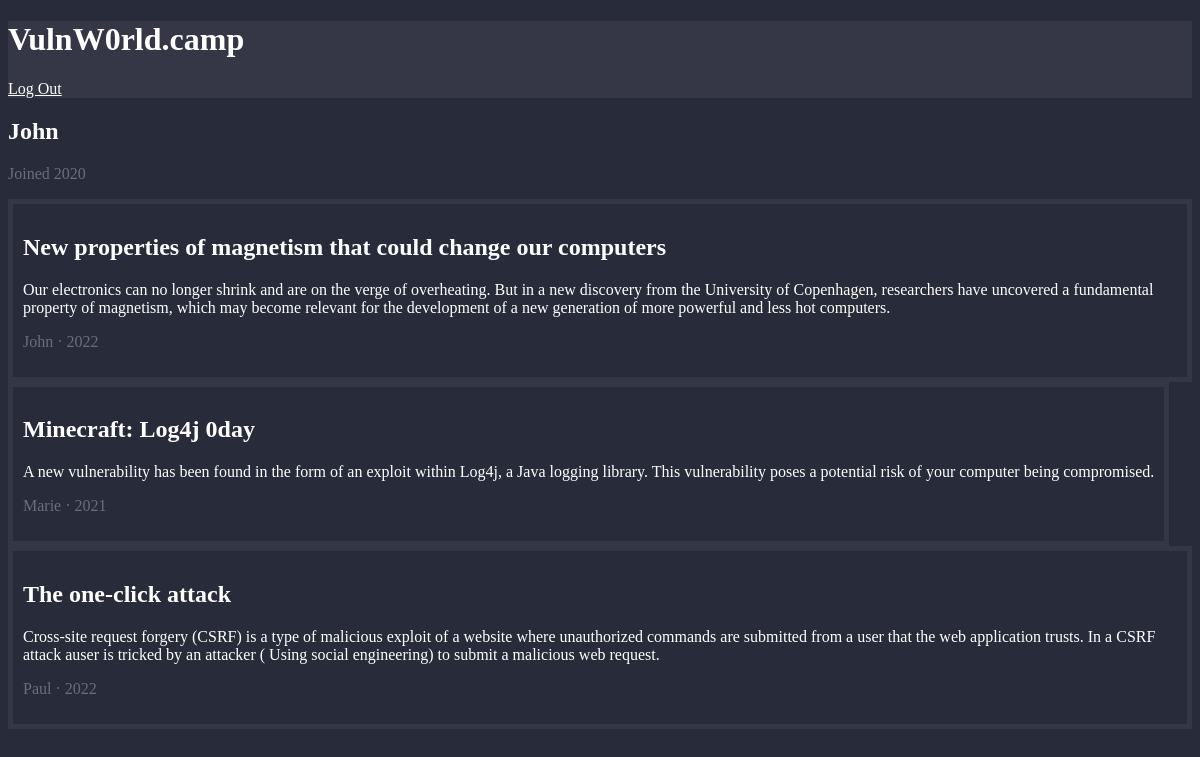
Screenshot of / (signed in) with the database file from the repository.
### app.py (models this page shows, shortened)
class User(db.Model):
    id = db.Column(db.Integer, primary_key=True)
    name = db.Column(db.String(80), unique=True)
    password = db.Column(db.String(80))
    bio = db.Column(db.String(80), default=None)
    created_at = db.Column(db.Integer, default=2020)

class Post(db.Model):
    id = db.Column(db.Integer, primary_key=True)
    title = db.Column(db.String(80), unique=True)
    body = db.Column(db.String(100), default=None)
    created_at = db.Column(db.Integer, default=2020)
    author_id = db.Column(db.Integer, unique=True)

### app.py (the view)
@app.route('/')
def index():
    user = User.query.filter_by(name=session['username']).first()
    posts = []
    for index, post in enumerate(db.session.query(Post)):
        posts.append((post.__dict__, User.query.filter_by(
            id=post.author_id).first().name))
    return render_template('index.html', user=user, posts=posts, flag="v0lN{F0rg3_7h4t_C00k13}" if session['username'] == "Paul" else None)

### app.py (called while the page is built)
@app.before_request
def require_login() -> Response | None:
    allowed_routes = ['login', 'register']
    if 'username' not in session:
        if not request.path.startswith('/static'):
            if request.endpoint not in allowed_routes:
                return redirect('/register')
    if request.endpoint == 'admin' and session['username'] != 'Paul':
        return redirect('/')

### templates/index.html (shortened to what this page needs)
{% extends 'base.html' %}
{% block head %}
<link rel="stylesheet" href="{{ url_for('static', filename='css/index.css') }}">
{% endblock %}
{% block body%}
<div class="profile">
        <h2>{{ user.name }}</h2>
        <p class="secondary">Joined {{ user.created_at }}</p>
</div>
{% for post in posts %}
    <div class="post">
        <h2>{{ post[0].title }}</h2>
        <p>{{ post[0].body }}</p>
        {% if post[1] == Paul %}
            <p class="secondary"><span class="highlight">Admin</span> {{ post[1] }} · {{ post[0].created_at }}</p>
        {% else %}
            <p class="secondary">{{ post[1] }} · {{ post[0].created_at }}</p>
        {% endif %}
    </div>
{% endfor %}
{% endblock %}

### templates/base.html (shortened to what this page needs)
<!DOCTYPE html>
<html lang="en">
<head>
    <link rel="stylesheet" href="{{ url_for('static', filename='css/base.css') }}">
    {% block head %}
    {% endblock %}
</head>
<body>
    <ul class="header">
        <h1>VulnW0rld.camp</h1>
        <li><a href="/logout">Log Out</a></li>
    </ul>
    {% block body %}
    {%endblock%}
</body>
</html>

### static/css/base.css (style rules this page uses)
body { --black: #282b3a; --black-secondary: #292c34; --blue: #1cd5e9; --pink: #f24476; --white: #fff; --gray: #6a6e7a; --dark-gray: #32334b; color: var(--white); background-color: var(--black); }
a, a:hover { color: var(--white); }
.header { list-style-type: none; margin: 0; padding: 0; background-color: var(--dark-gray); color: var(--white) }
.secondary { color: var(--gray) }

### static/css/index.css (style rules this page uses)
body { --black: #282b3a; --black-secondary: #292c34; --blue: #1cd5e9; --pink: #f24476; --white: #fff; --gray: #6a6e7a; --dark-gray: #353746; color: var(--white); background-color: var(--black); }
.post { width: fit-content; border: 5px solid var(--dark-gray); padding: 10px; }

### rows the page displays
User: name "John", created_at "2020", title "New properties of magnetism that could change our computers", body "Our electronics can no longer shrink and are on the verge of overheating. But in a new discovery from the University of Copenhagen, researchers have uncovered a fundamental property of magnetism, which may become relevant for the development of a new generation of more powerful and less hot computers.", created_at "2022"
User: title "Minecraft: Log4j 0day", body "A new vulnerability has been found in the form of an exploit within Log4j, a Java logging library. This vulnerability poses a potential risk of your computer being compromised.", name "Marie", created_at "2021"
User: title "The one-click attack", body "Cross-site request forgery (CSRF) is a type of malicious exploit of a website where unauthorized commands are submitted from a user that the web application trusts. In a CSRF attack auser is tricked by an attacker ( Using social engineering) to submit a malicious web request.", name "Paul", created_at "2022"
